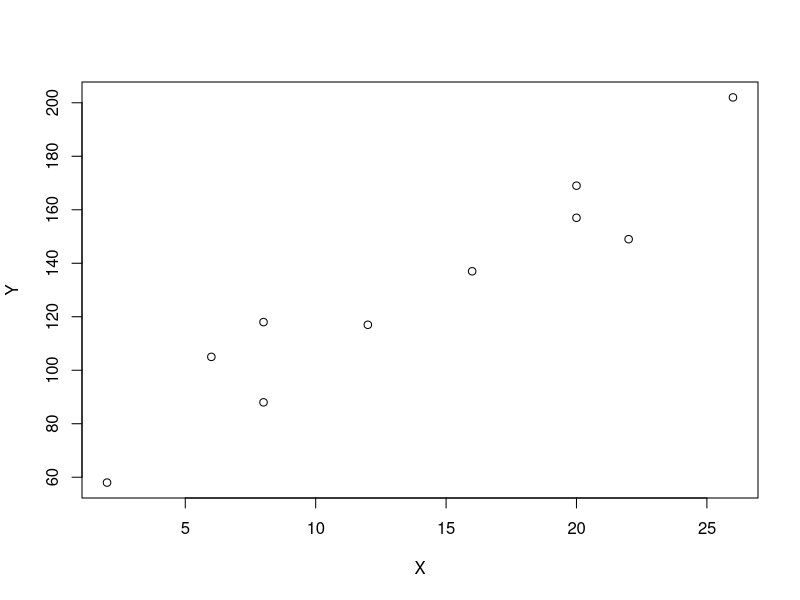
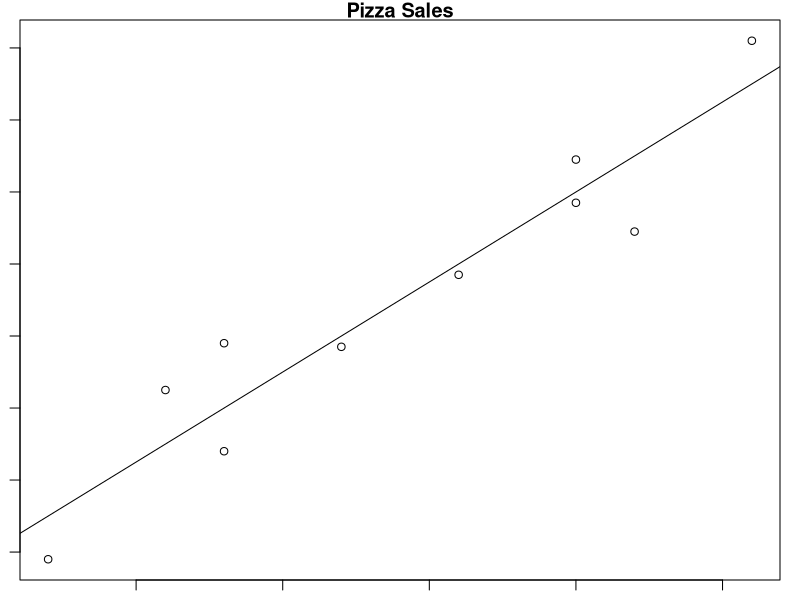

Write the R code that produced these figures, in order. (Note: this script raises an error after producing the figures.)
X<-c(2,6,8,8,12,16,20,20,22,26)
Y<-c(58,105,88,118,117,137,157,169,149,202)
plot(X,Y)
par(mar=c(1, 1, 1, 1))
plot(X,Y,main="Pizza Sales",xlab="Population", ylab="Sales")
print("Correlation")
cor(X,Y)

print("Simple Regression")
model<-lm(Y~X)
summary(model)
mean(Y)
mean(X)
abline(model)

  n <- length(Y) 
  lm.model <- lm(Y ~ X) 
  b0 <- lm.model$coefficients[1]
  b1 <- lm.model$coefficients[2]
  sse <- sum((Y - lm.model$fitted.values)^2)
  mse <- sse / (n - 2)
  t.val <- qt(0.975, n - 2)
model$residuals
sum(model$residuals)
sum(-12,15, -12,  18,  -3,  -3,  -3,   9 ,-21,  12)
var(X)
var(X)*(n-1)/n
var(Y)
var(Y)*(n-1)/n
sqrt((n-1)/n) * sd(X)
confint(model,level=.99 )
confint(model)
b0<-model$coefficients[1]
b1<-model$coefficients[2]
df<-model.frame(X,Y)
pizza<- lm(Y~X)
newdata<- model.frame(X=15)
predict(pizza, newdata)

